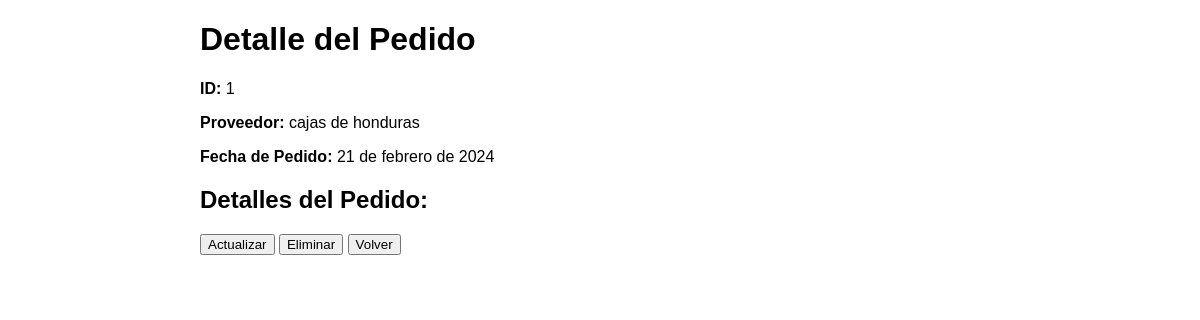
The app's page /detalle_pedido/1/ with its own data.
### inventario_app/models.py (models this page shows, shortened)
class Pedido(models.Model):
    TIPO_CHOICES = (
        ('COMPRA', 'Compra'),
        ('VENTA', 'Venta'),
    )
    tipo = models.CharField(max_length=6, choices=TIPO_CHOICES, null=True)
    fecha_pedido = models.DateField()
    proveedor = models.ForeignKey(Proveedor, on_delete=models.CASCADE)
    productos = models.ForeignKey(Producto, on_delete=models.CASCADE, null=True)
    descripcion = models.TextField(null=True)  # Nuevo atributo 'descripcion'
    cantidad = models.PositiveIntegerField()  # Nuevo atributo 'cantidad'

class Proveedor(models.Model):
    nombre = models.CharField(max_length=100)
    direccion = models.TextField()
    telefono = models.CharField(max_length=15)
    def __str__(self):
        return self.nombre

### inventario_app/views.py (the view)
# urls.py: path('detalle_pedido/<int:pk>/', detalle_pedido, name='detalle_pedido'),
def detalle_pedido(request, pk):
    pedido = get_object_or_404(Pedido, pk=pk)  # Obtener el producto con el ID proporcionado
    return render(request, 'detalle_pedido.html', {'pedido': pedido})

### inventario_app/templates/detalle_pedido.html (shortened to what this page needs)
<!DOCTYPE html>
<html lang="en">
<head>
</head>
<body>
    <div class="container">
        <h1>Detalle del Pedido</h1>
        <p><strong>ID:</strong> {{ pedido.id }}</p>
        <p><strong>Proveedor:</strong> {{ pedido.proveedor }}</p>
        <p><strong>Fecha de Pedido:</strong> {{ pedido.fecha_pedido }}</p>
        <h2>Detalles del Pedido:</h2>
        <a href="{% url 'actualizar_pedido' pk=pedido.pk %}"><button>Actualizar</button></a>
        <a href="{% url 'eliminar_pedido' pk=pedido.pk %}"><button>Eliminar</button></a>
        <a href="{% url 'lista_pedidos' %}"><button>Volver</button></a>
    </div>
</body>
</html>

### inventario_app/templates/detalle_pedido.html (style rules this page uses)
body { font-family: Arial, sans-serif; margin: 0; padding: 0; }
.container { max-width: 800px; margin: 20px auto; padding: 0 20px; }

### records on screen
Pedido: id "1", proveedor "cajas de honduras", fecha_pedido "21 de febrero de 2024"
